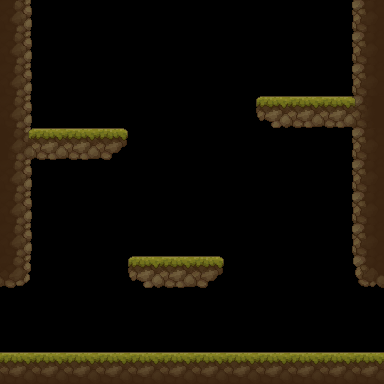

The image is a tile-based game level rendered from a .tmx file. Its description and complete source (layers, tilesets, objects, tile grids) follow:
An orthogonal 12x12 tile map with 32x32 px tiles, 1 tile layer (terrain), 1 hidden layer not drawn.

<map version="1.10" tiledversion="1.11.2" orientation="orthogonal" renderorder="right-down" width="12" height="12" tilewidth="32" tileheight="32" infinite="0" nextlayerid="6" nextobjectid="1">
 <tileset firstgid="1" source="2D-Platformer-Tileset.tsx" />
 <layer id="1" name="prototype" width="12" height="12" visible="0">
  <data encoding="csv">
18,32,32,32,32,32,32,32,32,32,32,18,
18,32,32,32,32,32,32,32,32,32,32,18,
18,32,32,32,32,32,32,32,32,32,32,18,
18,32,32,32,32,32,32,32,18,18,18,18,
18,18,18,18,32,32,32,32,32,32,32,18,
18,32,32,32,32,32,32,32,32,32,32,18,
18,32,32,32,32,32,32,32,32,32,32,18,
18,32,32,32,32,32,32,32,32,32,32,18,
18,32,32,32,18,18,18,32,32,32,32,18,
32,32,32,32,32,32,32,32,32,32,32,32,
32,32,32,32,32,32,32,32,32,32,32,32,
18,18,18,18,18,18,18,18,18,18,18,18
</data>
 </layer>
 <layer id="5" name="terrain" width="12" height="12">
  <properties>
   <property name="unity:sortingLayer" value="Ground" />
  </properties>
  <data encoding="csv">
19,16,0,0,0,0,0,0,0,0,16,17,
19,16,0,0,0,0,0,0,0,0,16,17,
19,16,0,0,0,0,0,16,16,16,16,17,
19,16,16,16,16,0,0,16,55,194,194,91,
217,194,194,252,16,0,0,16,16,16,16,17,
19,16,16,16,16,0,0,0,0,0,16,17,
19,16,0,0,0,0,0,0,0,0,16,17,
19,16,0,16,16,16,16,16,0,0,16,17,
256,16,0,16,55,194,252,16,0,0,16,254,
16,0,0,16,16,16,16,16,0,0,0,16,
16,16,16,16,16,16,16,16,16,16,16,16,
2,2,2,2,2,2,2,2,2,2,2,2
</data>
 </layer>
</map>
